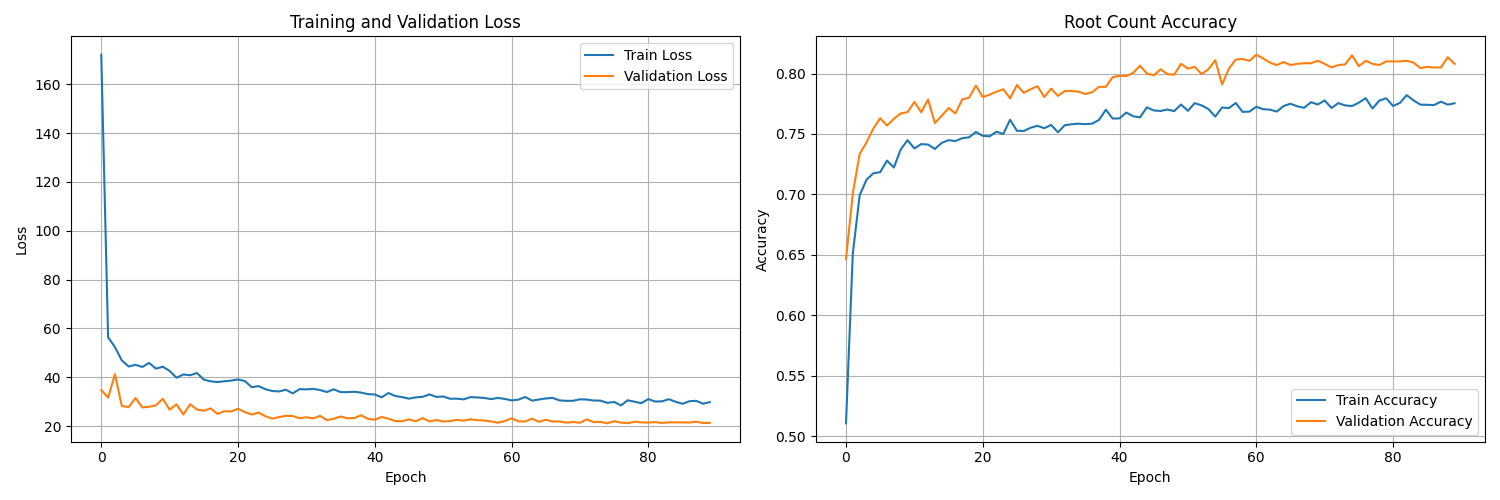

The script that drew this image:
import numpy as np
import pandas as pd
import torch
import torch.nn as nn
import torch.optim as optim
from torch.utils.data import Dataset, DataLoader
import matplotlib.pyplot as plt
from sklearn.model_selection import train_test_split
from sklearn.preprocessing import StandardScaler
import warnings
warnings.filterwarnings('ignore')

# GPU 사용 가능하면 GPU 사용
device = torch.device('cuda' if torch.cuda.is_available() else 'cpu')
print(f"사용 디바이스: {device}")

class RootDataset(Dataset):
    """근 예측용 데이터셋"""
    def __init__(self, X, y_num, y_values):
        self.X = torch.FloatTensor(X)
        self.y_num = torch.FloatTensor(y_num)
        self.y_values = torch.FloatTensor(y_values)
    
    def __len__(self):
        return len(self.X)
    
    def __getitem__(self, idx):
        return self.X[idx], self.y_num[idx], self.y_values[idx]

class RootPredictorNet(nn.Module):
    """근 예측 신경망"""
    def __init__(self, input_dim=3, hidden_dims=[128, 256, 512, 256, 128]):
        super(RootPredictorNet, self).__init__()
        
        # 공통 백본 네트워크
        layers = []
        prev_dim = input_dim
        
        for hidden_dim in hidden_dims:
            layers.extend([
                nn.Linear(prev_dim, hidden_dim),
                nn.ReLU(),
                nn.BatchNorm1d(hidden_dim),
                nn.Dropout(0.2 if hidden_dim <= 256 else 0.3)
            ])
            prev_dim = hidden_dim
        
        self.backbone = nn.Sequential(*layers)
        
        # 근의 개수 예측 헤드
        self.num_head = nn.Sequential(
            nn.Linear(hidden_dims[-1], 64),
            nn.ReLU(),
            nn.Dropout(0.2),
            nn.Linear(64, 4),  # 0, 1, 2, 3개 근
            nn.Softmax(dim=1)
        )
        
        # 근의 값 예측 헤드
        self.values_head = nn.Sequential(
            nn.Linear(hidden_dims[-1], 128),
            nn.ReLU(),
            nn.Dropout(0.2),
            nn.Linear(128, 64),
            nn.ReLU(),
            nn.Dropout(0.1),
            nn.Linear(64, 3)  # 최대 3개 근의 값
        )
    
    def forward(self, x):
        # 공통 특성 추출
        features = self.backbone(x)
        
        # 두 개의 헤드로 예측
        num_roots = self.num_head(features)
        root_values = self.values_head(features)
        
        return num_roots, root_values

class RootPredictor:
    def __init__(self, csv_file_path):
        self.csv_file_path = csv_file_path
        self.model = None
        self.scaler = StandardScaler()
        self.device = device
        
    def load_and_prepare_data(self):
        """CSV 파일에서 데이터 로드 및 전처리"""
        print("데이터 로딩 및 전처리 중...")
        
        # CSV 파일 읽기
        df = pd.read_csv(self.csv_file_path)
        print(f"원본 데이터 크기: {df.shape}")
        print(f"컬럼: {df.columns.tolist()}")
        
        # 입력 변수 (a, b, c)
        X = df[['a', 'b', 'c']].values
        
        # 근의 개수
        num_roots = df['num_roots'].values
        
        # 근의 값들 (root_1, root_2, root_3, root_4가 있다면)
        root_columns = [col for col in df.columns if col.startswith('root_')]
        print(f"근 컬럼들: {root_columns}")
        
        # 실제 근의 값들 추출
        y_roots = []
        for i, row in df.iterrows():
            roots = []
            num_roots_i = int(row['num_roots'])
            
            for j in range(num_roots_i):
                if j < len(root_columns):
                    root_value = row[root_columns[j]]
                    if pd.notna(root_value):  # NaN이 아닌 경우만
                        roots.append(root_value)
            
            y_roots.append(roots)
        
        # 근의 개수별 분포 확인
        root_counts = [len(roots) for roots in y_roots]
        unique, counts = np.unique(root_counts, return_counts=True)
        print("\n근의 개수별 분포:")
        for num, count in zip(unique, counts):
            print(f"  {num}개 근: {count}개 샘플 ({count/len(y_roots)*100:.1f}%)")
        
        return X, y_roots
    
    def prepare_training_data(self, X, y_roots):
        """학습용 데이터 전처리"""
        print("학습용 데이터 변환 중...")
        
        # 입력 정규화
        X_scaled = self.scaler.fit_transform(X)
        
        # 근의 개수를 원핫인코딩
        y_num = []
        y_values = []
        
        for roots in y_roots:
            # 근의 개수 (최대 3개로 제한)
            num_roots = min(len(roots), 3)
            num_onehot = [0, 0, 0, 0]
            num_onehot[num_roots] = 1
            y_num.append(num_onehot)
            
            # 근의 값들 (3개로 패딩)
            values = list(roots[:3]) + [0.0] * (3 - len(roots[:3]))
            y_values.append(values)
        
        return X_scaled, np.array(y_num), np.array(y_values)
    
    def masked_mse_loss(self, predicted_values, true_values, predicted_num):
        """마스킹된 MSE 손실"""
        batch_size = predicted_values.size(0)
        total_loss = 0
        valid_samples = 0
        
        for i in range(batch_size):
            num_roots = torch.argmax(predicted_num[i]).item()
            if num_roots > 0:
                loss = nn.MSELoss()(predicted_values[i, :num_roots], true_values[i, :num_roots])
                total_loss += loss
                valid_samples += 1
        
        return total_loss / max(valid_samples, 1)
    
    def train(self, epochs=100, batch_size=128, learning_rate=0.001, validation_split=0.2):
        """모델 학습"""
        print("=== PyTorch 근 예측 신경망 학습 시작 ===")
        
        # 데이터 로드
        X, y_roots = self.load_and_prepare_data()
        X_scaled, y_num, y_values = self.prepare_training_data(X, y_roots)
        
        print(f"전처리된 데이터 크기: X={X_scaled.shape}, y_num={y_num.shape}, y_values={y_values.shape}")
        
        # 학습/검증 데이터 분할
        X_train, X_val, y_num_train, y_num_val, y_values_train, y_values_val = train_test_split(
            X_scaled, y_num, y_values, test_size=validation_split, random_state=42, stratify=np.argmax(y_num, axis=1)
        )
        
        print(f"학습 데이터: {len(X_train)}개")
        print(f"검증 데이터: {len(X_val)}개")
        
        # 데이터로더 생성
        train_dataset = RootDataset(X_train, y_num_train, y_values_train)
        val_dataset = RootDataset(X_val, y_num_val, y_values_val)
        
        train_loader = DataLoader(train_dataset, batch_size=batch_size, shuffle=True)
        val_loader = DataLoader(val_dataset, batch_size=batch_size, shuffle=False)
        
        # 모델 생성
        self.model = RootPredictorNet().to(self.device)
        print(f"\n모델 파라미터 수: {sum(p.numel() for p in self.model.parameters()):,}")
        
        # 옵티마이저와 손실함수
        optimizer = optim.Adam(self.model.parameters(), lr=learning_rate, weight_decay=1e-5)
        scheduler = optim.lr_scheduler.ReduceLROnPlateau(optimizer, mode='min', factor=0.5, patience=8)
        
        ce_loss = nn.CrossEntropyLoss()
        
        # 학습 기록
        train_losses = []
        val_losses = []
        train_num_accs = []
        val_num_accs = []
        
        best_val_loss = float('inf')
        patience_counter = 0
        patience = 15
        
        print("\n=== 학습 시작 ===")
        
        for epoch in range(epochs):
            # 학습 모드
            self.model.train()
            train_loss = 0
            train_num_correct = 0
            train_total = 0
            
            for batch_x, batch_y_num, batch_y_values in train_loader:
                batch_x = batch_x.to(self.device)
                batch_y_num = batch_y_num.to(self.device)
                batch_y_values = batch_y_values.to(self.device)
                
                optimizer.zero_grad()
                
                # 순전파
                pred_num, pred_values = self.model(batch_x)
                
                # 손실 계산
                num_loss = ce_loss(pred_num, torch.argmax(batch_y_num, dim=1))
                values_loss = self.masked_mse_loss(pred_values, batch_y_values, batch_y_num)
                total_loss = num_loss + 10.0 * values_loss
                
                # 역전파
                total_loss.backward()
                torch.nn.utils.clip_grad_norm_(self.model.parameters(), max_norm=1.0)  # gradient clipping
                optimizer.step()
                
                train_loss += total_loss.item()
                
                # 정확도 계산
                _, predicted = torch.max(pred_num, 1)
                _, true_labels = torch.max(batch_y_num, 1)
                train_num_correct += (predicted == true_labels).sum().item()
                train_total += batch_y_num.size(0)
            
            # 검증 모드
            self.model.eval()
            val_loss = 0
            val_num_correct = 0
            val_total = 0
            
            with torch.no_grad():
                for batch_x, batch_y_num, batch_y_values in val_loader:
                    batch_x = batch_x.to(self.device)
                    batch_y_num = batch_y_num.to(self.device)
                    batch_y_values = batch_y_values.to(self.device)
                    
                    pred_num, pred_values = self.model(batch_x)
                    
                    num_loss = ce_loss(pred_num, torch.argmax(batch_y_num, dim=1))
                    values_loss = self.masked_mse_loss(pred_values, batch_y_values, batch_y_num)
                    total_loss = num_loss + 10.0 * values_loss
                    
                    val_loss += total_loss.item()
                    
                    _, predicted = torch.max(pred_num, 1)
                    _, true_labels = torch.max(batch_y_num, 1)
                    val_num_correct += (predicted == true_labels).sum().item()
                    val_total += batch_y_num.size(0)
            
            # 평균 계산
            train_loss /= len(train_loader)
            val_loss /= len(val_loader)
            train_acc = train_num_correct / train_total
            val_acc = val_num_correct / val_total
            
            # 기록
            train_losses.append(train_loss)
            val_losses.append(val_loss)
            train_num_accs.append(train_acc)
            val_num_accs.append(val_acc)
            
            # 스케줄러 업데이트
            scheduler.step(val_loss)
            current_lr = optimizer.param_groups[0]['lr']
            
            # 출력
            if (epoch + 1) % 5 == 0 or epoch == 0:
                print(f"Epoch [{epoch+1}/{epochs}]")
                print(f"  Train Loss: {train_loss:.4f}, Train Acc: {train_acc:.4f}")
                print(f"  Val Loss: {val_loss:.4f}, Val Acc: {val_acc:.4f}")
                print(f"  LR: {current_lr:.6f}")
            
            # Early Stopping
            if val_loss < best_val_loss:
                best_val_loss = val_loss
                patience_counter = 0
                # 최고 모델 저장
                torch.save(self.model.state_dict(), 'best_root_model.pth')
            else:
                patience_counter += 1
                if patience_counter >= patience:
                    print(f"Early stopping at epoch {epoch+1}")
                    break
        
        # 최고 모델 로드
        self.model.load_state_dict(torch.load('best_root_model.pth'))
        
        print("\n=== 학습 완료 ===")
        
        # 학습 과정 시각화
        self.plot_training_history(train_losses, val_losses, train_num_accs, val_num_accs)
        
        return {
            'train_losses': train_losses,
            'val_losses': val_losses,
            'train_accs': train_num_accs,
            'val_accs': val_num_accs
        }
    
    def plot_training_history(self, train_losses, val_losses, train_accs, val_accs):
        """학습 과정 시각화"""
        fig, axes = plt.subplots(1, 2, figsize=(15, 5))
        
        # 손실
        axes[0].plot(train_losses, label='Train Loss')
        axes[0].plot(val_losses, label='Validation Loss')
        axes[0].set_title('Training and Validation Loss')
        axes[0].set_xlabel('Epoch')
        axes[0].set_ylabel('Loss')
        axes[0].legend()
        axes[0].grid(True)
        
        # 정확도
        axes[1].plot(train_accs, label='Train Accuracy')
        axes[1].plot(val_accs, label='Validation Accuracy')
        axes[1].set_title('Root Count Accuracy')
        axes[1].set_xlabel('Epoch')
        axes[1].set_ylabel('Accuracy')
        axes[1].legend()
        axes[1].grid(True)
        
        plt.tight_layout()
        plt.show()
    
    def predict_roots(self, a, b, c):
        """근 예측"""
        if self.model is None:
            raise ValueError("모델이 학습되지 않았습니다.")
        
        self.model.eval()
        
        # 입력 정규화
        X_input = self.scaler.transform([[a, b, c]])
        X_tensor = torch.FloatTensor(X_input).to(self.device)
        
        with torch.no_grad():
            pred_num, pred_values = self.model(X_tensor)
            
            # CPU로 이동 후 numpy 변환
            pred_num = pred_num.cpu().numpy()
            pred_values = pred_values.cpu().numpy()
        
        # 근의 개수 결정
        predicted_num_roots = np.argmax(pred_num[0])
        predicted_probs = pred_num[0]
        
        # 해당 개수만큼 근의 값 반환
        if predicted_num_roots == 0:
            return [], predicted_probs
        else:
            roots = pred_values[0][:predicted_num_roots].tolist()
            return roots, predicted_probs
    
    def evaluate_on_test_set(self, test_ratio=0.1):
        """테스트 세트로 성능 평가"""
        print("=== 테스트 세트 평가 ===")
        
        # 데이터 다시 로드
        X, y_roots = self.load_and_prepare_data()
        X_scaled, y_num, y_values = self.prepare_training_data(X, y_roots)
        
        # 테스트 세트 분리
        _, X_test, _, y_num_test, _, y_values_test = train_test_split(
            X_scaled, y_num, y_values, test_size=test_ratio, random_state=42, stratify=np.argmax(y_num, axis=1)
        )
        
        correct_count = 0
        total_error = 0
        
        for i in range(min(20, len(X_test))):  # 처음 20개만 출력
            # 원래 스케일로 복원
            original_params = self.scaler.inverse_transform([X_test[i]])[0]
            a, b, c = original_params
            
            # 예측
            predicted_roots, probs = self.predict_roots(a, b, c)
            
            # 실제 값
            true_num_roots = np.argmax(y_num_test[i])
            true_roots = y_values_test[i][:true_num_roots].tolist() if true_num_roots > 0 else []
            
            print(f"\n테스트 {i+1}:")
            print(f"  파라미터: a={a:.3f}, b={b:.3f}, c={c:.3f}")
            print(f"  실제 근 ({true_num_roots}개): {[f'{r:.4f}' for r in true_roots]}")
            print(f"  예측 근 ({len(predicted_roots)}개): {[f'{r:.4f}' for r in predicted_roots]}")
            print(f"  예측 확률: {[f'{p:.3f}' for p in probs]}")
            
            if len(predicted_roots) == len(true_roots):
                correct_count += 1
                if len(true_roots) > 0:
                    true_sorted = sorted(true_roots)
                    pred_sorted = sorted(predicted_roots)
                    error = np.mean([abs(t - p) for t, p in zip(true_sorted, pred_sorted)])
                    total_error += error
                    print(f"  평균 오차: {error:.4f}")
                else:
                    print("  ✅ 정확 (0개 근)")
            else:
                print("  ❌ 근의 개수 불일치")
        
        test_samples = min(20, len(X_test))
        accuracy = correct_count / test_samples
        avg_error = total_error / max(correct_count, 1)
        
        print(f"\n=== 평가 결과 ===")
        print(f"근의 개수 정확도: {accuracy:.1%}")
        print(f"평균 근의 값 오차: {avg_error:.4f}")
        
        return accuracy, avg_error

# 메인 실행 코드
if __name__ == "__main__":
    # CSV 파일 경로 설정
    csv_file_path = 'neural_network_dataset.csv'  # 파일 경로를 실제 경로로 변경하세요
    
    # 예측기 생성
    predictor = RootPredictor(csv_file_path)
    
    # 학습 실행
    history = predictor.train(
        epochs=100,
        batch_size=128,
        learning_rate=0.001,
        validation_split=0.2
    )
    
    # 테스트 세트로 성능 평가
    predictor.evaluate_on_test_set(test_ratio=0.1)
    
    # 개별 예측 테스트
    print("\n=== 개별 예측 테스트 ===")
    test_cases = [
        (1.0, 2.0, 3.0),
        (-1.0, 5.0, -2.0),
        (0.5, -3.0, 1.0),
        (2.0, 0.0, 4.0)
    ]
    
    for a, b, c in test_cases:
        try:
            predicted_roots, probs = predictor.predict_roots(a, b, c)
            print(f"a={a}, b={b}, c={c}")
            print(f"  예측된 근: {predicted_roots}")
            print(f"  예측 확률: {[f'{p:.3f}' for p in probs]}")
        except Exception as e:
            print(f"a={a}, b={b}, c={c} → 예측 실패: {e}")
        print()
    
    print("학습된 모델이 'best_root_model.pth'에 저장되었습니다!")
